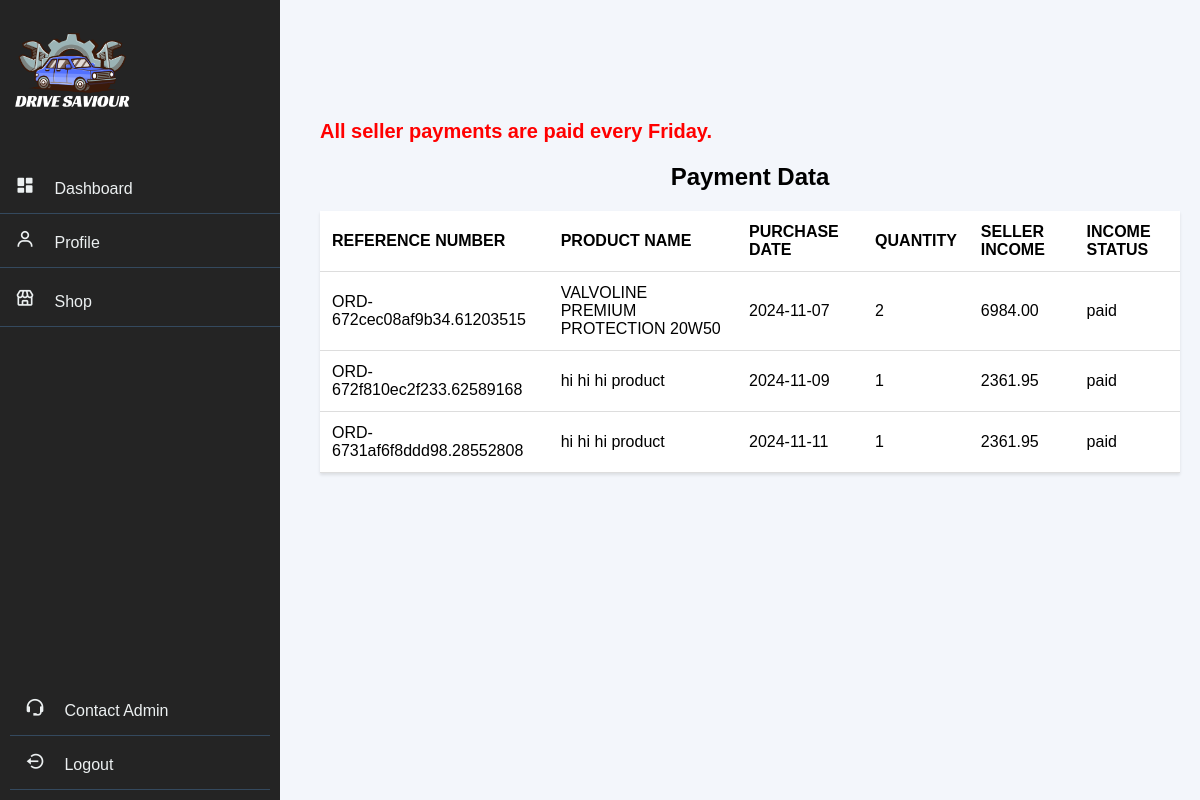
Page /shop_owner/Income/income.php (signed in) on the earlier database version.
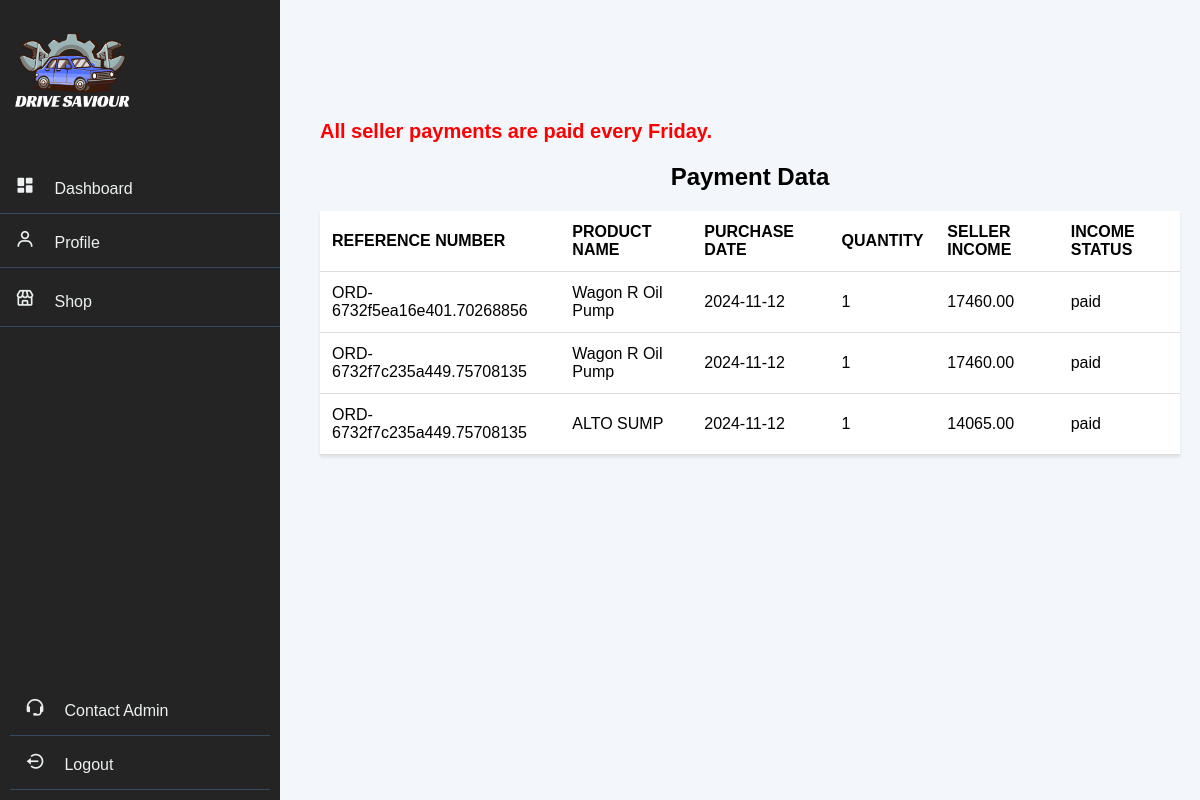
Same page on the later database version.
### tables this page shows
CREATE TABLE `orders` (
  `id` int(11) NOT NULL,
  `reference_number` varchar(255) DEFAULT NULL,
  `product_id` int(150) NOT NULL,
  `quantity` int(11) NOT NULL,
  `purchase_date` date NOT NULL,
  `item_total` decimal(10,2) DEFAULT NULL,
  `total_price` decimal(10,2) NOT NULL,
  `discount` decimal(10,2) DEFAULT NULL,
  `seller_income` decimal(10,2) NOT NULL,
  `commission` decimal(10,2) NOT NULL,
  `email` varchar(150) NOT NULL,
  `status` enum('Pending','Completed','Cancelled') DEFAULT 'Pending',
  `payment_status` varchar(255) DEFAULT 'Pending',
  `paid_date` date DEFAULT NULL
);

CREATE TABLE `products` (
  `id` int(11) NOT NULL,
  `shop_id` int(11) DEFAULT NULL,
  `cat_id` int(11) DEFAULT NULL,
  `product_name` varchar(255) NOT NULL,
  `image_url` varchar(255) DEFAULT NULL,
  `quantity_available` int(11) NOT NULL,
  `price` decimal(10,2) NOT NULL
);

### shop_owner/Income/income.php (the view, shortened to what this page needs)
<?php
require '../navbar/nav.php';
require '../../connection.php';
$loggedInOwnerEmail = $_SESSION['email'];
$orders_data = [];
try {
    $stmt_orders = $conn->prepare("SELECT o.*, p.product_name, p.shop_id, s.shop_name
                                   FROM orders o
                                   JOIN products p ON o.product_id = p.id
                                   JOIN shops s ON p.shop_id = s.id
                                   WHERE s.ownerEmail = ?");
    $stmt_orders->bind_param("s", $loggedInOwnerEmail);
    $stmt_orders->execute();
    $result_orders = $stmt_orders->get_result();
    while ($row = $result_orders->fetch_assoc()) {
        $orders_data[] = $row;
    }
} catch (Exception $e) {
    echo "Error: " . $e->getMessage();
    exit();
}
?>
<!DOCTYPE html>
<html lang="en">
<head>
    <link rel="stylesheet" href="../shop/style.css">
    <link rel="stylesheet" href="../navbar/style.css">
</head>
<body>
    <div class="main_container">
        <marquee behavior="scroll" direction="right" scrollamount="5" style="color: red; font-size: 20px; font-weight: bold;">All seller payments are paid every Friday.</marquee>
        <h2 class="title">Payment Data</h2>
        <table class="table">
            <thead>
                <tr>
                    <th>Reference Number</th>
                    <th>Product Name</th>
                    <th>Purchase Date</th>
                    <th>Quantity</th>
                    <th>Seller Income</th>
                    <th>Income Status</th>
                </tr>
            </thead>
            <tbody>
                <?php if (!empty($orders_data)): ?>
                    <?php foreach ($orders_data as $order): ?>
                        <tr>
                            <td data-cell="Reference Number"><?php echo htmlspecialchars($order['reference_number']); ?></td>
                            <td data-cell="Product Name"><?php echo htmlspecialchars($order['product_name']); ?></td>
                            <td data-cell="Purchase Date"><?php echo htmlspecialchars($order['purchase_date']); ?></td>
                            <td data-cell="Quantity"><?php echo htmlspecialchars($order['quantity']); ?></td>
                            <td data-cell="Seller Income"><?php echo htmlspecialchars($order['seller_income']); ?></td>
                            <td data-cell="Status"><?php echo htmlspecialchars($order['payment_status']); ?></td>
                        </tr>
                    <?php endforeach; ?>
                <?php else: ?>
                    <tr>
                        <td colspan="10" class="alert alert-danger">No orders found for your shop.</td>
                    </tr>
                <?php endif; ?>
            </tbody>
        </table>
    </div>
</body>
</html>

Differences in the rows shown:
removed orders: reference_number "ORD-672cec08af9b34.61203515", product.product_name "VALVOLINE PREMIUM PROTECTION 20W50", purchase_date "2024-11-07", quantity "2", seller_income "6984.00", payment_status "paid"
removed orders: reference_number "ORD-672f810ec2f233.62589168", product.product_name "hi hi hi product", purchase_date "2024-11-09", quantity "1", seller_income "2361.95", payment_status "paid"
now on this page (row edited): orders: reference_number "ORD-6732f5ea16e401.70268856", product.product_name "Wagon R Oil Pump", purchase_date "2024-11-12", quantity "1", seller_income "17460.00", payment_status "paid"
changed orders (number 2 of 3 on the later page): reference_number "ORD-6731af6f8ddd98.28552808" → "ORD-6732f7c235a449.75708135"; product.product_name "hi hi hi product" → "Wagon R Oil Pump"; purchase_date "2024-11-11" → "2024-11-12"; seller_income "2361.95" → "17460.00"
added orders: reference_number "ORD-6732f7c235a449.75708135", product.product_name "ALTO SUMP", purchase_date "2024-11-12", quantity "1", seller_income "14065.00", payment_status "paid"
